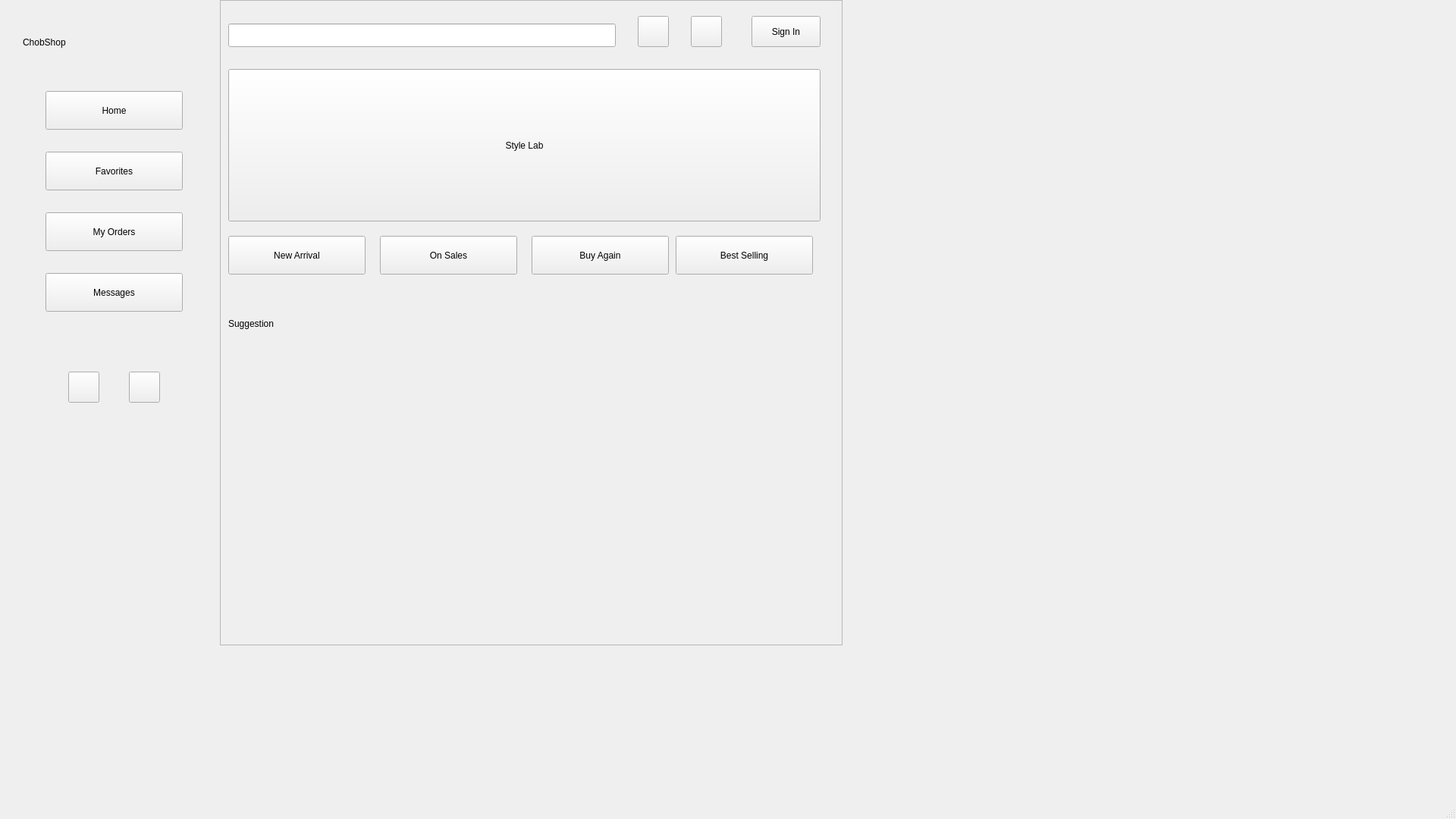
<?xml version="1.0" encoding="UTF-8"?>
<ui version="4.0">
 <class>MainWindow</class>
 <widget class="QMainWindow" name="MainWindow">
  <property name="geometry">
   <rect>
    <x>0</x>
    <y>0</y>
    <width>1920</width>
    <height>1080</height>
   </rect>
  </property>
  <property name="windowTitle">
   <string>MainWindow</string>
  </property>
  <widget class="QWidget" name="centralwidget">
   <widget class="QWidget" name="menu" native="true">
    <property name="geometry">
     <rect>
      <x>0</x>
      <y>0</y>
      <width>291</width>
      <height>551</height>
     </rect>
    </property>
    <widget class="QLabel" name="label">
     <property name="geometry">
      <rect>
       <x>30</x>
       <y>30</y>
       <width>231</width>
       <height>51</height>
      </rect>
     </property>
     <property name="text">
      <string>ChobShop</string>
     </property>
    </widget>
    <widget class="QPushButton" name="homebutton">
     <property name="geometry">
      <rect>
       <x>60</x>
       <y>120</y>
       <width>181</width>
       <height>51</height>
      </rect>
     </property>
     <property name="text">
      <string>Home</string>
     </property>
    </widget>
    <widget class="QPushButton" name="favbutton">
     <property name="geometry">
      <rect>
       <x>60</x>
       <y>200</y>
       <width>181</width>
       <height>51</height>
      </rect>
     </property>
     <property name="text">
      <string>Favorites</string>
     </property>
    </widget>
    <widget class="QPushButton" name="orderbutton">
     <property name="geometry">
      <rect>
       <x>60</x>
       <y>280</y>
       <width>181</width>
       <height>51</height>
      </rect>
     </property>
     <property name="text">
      <string>My Orders</string>
     </property>
    </widget>
    <widget class="QPushButton" name="messbutton">
     <property name="geometry">
      <rect>
       <x>60</x>
       <y>360</y>
       <width>181</width>
       <height>51</height>
      </rect>
     </property>
     <property name="text">
      <string>Messages</string>
     </property>
    </widget>
    <widget class="QPushButton" name="settingsbutton">
     <property name="geometry">
      <rect>
       <x>90</x>
       <y>490</y>
       <width>41</width>
       <height>41</height>
      </rect>
     </property>
     <property name="text">
      <string/>
     </property>
    </widget>
    <widget class="QPushButton" name="exitbutton">
     <property name="geometry">
      <rect>
       <x>170</x>
       <y>490</y>
       <width>41</width>
       <height>41</height>
      </rect>
     </property>
     <property name="text">
      <string/>
     </property>
    </widget>
   </widget>
   <widget class="QWidget" name="main" native="true">
    <property name="geometry">
     <rect>
      <x>290</x>
      <y>0</y>
      <width>821</width>
      <height>851</height>
     </rect>
    </property>
    <layout class="QVBoxLayout" name="verticalLayout">
     <item>
      <widget class="QScrollArea" name="scrollarea">
       <property name="minimumSize">
        <size>
         <width>0</width>
         <height>0</height>
        </size>
       </property>
       <property name="widgetResizable">
        <bool>true</bool>
       </property>
       <widget class="QWidget" name="scrollAreaWidgetContents">
        <property name="geometry">
         <rect>
          <x>0</x>
          <y>0</y>
          <width>801</width>
          <height>831</height>
         </rect>
        </property>
        <widget class="QLineEdit" name="search">
         <property name="geometry">
          <rect>
           <x>10</x>
           <y>30</y>
           <width>511</width>
           <height>31</height>
          </rect>
         </property>
        </widget>
        <widget class="QPushButton" name="signinsignoutbutton">
         <property name="geometry">
          <rect>
           <x>700</x>
           <y>20</y>
           <width>91</width>
           <height>41</height>
          </rect>
         </property>
         <property name="text">
          <string>Sign In</string>
         </property>
        </widget>
        <widget class="QPushButton" name="profilebutton">
         <property name="geometry">
          <rect>
           <x>620</x>
           <y>20</y>
           <width>41</width>
           <height>41</height>
          </rect>
         </property>
         <property name="text">
          <string/>
         </property>
        </widget>
        <widget class="QPushButton" name="cartbutton">
         <property name="geometry">
          <rect>
           <x>550</x>
           <y>20</y>
           <width>41</width>
           <height>41</height>
          </rect>
         </property>
         <property name="text">
          <string/>
         </property>
        </widget>
        <widget class="QPushButton" name="stylelabbutton">
         <property name="geometry">
          <rect>
           <x>10</x>
           <y>90</y>
           <width>781</width>
           <height>201</height>
          </rect>
         </property>
         <property name="text">
          <string>Style Lab</string>
         </property>
        </widget>
        <widget class="QPushButton" name="newarrivalbutton">
         <property name="geometry">
          <rect>
           <x>10</x>
           <y>310</y>
           <width>181</width>
           <height>51</height>
          </rect>
         </property>
         <property name="text">
          <string>New Arrival</string>
         </property>
        </widget>
        <widget class="QPushButton" name="onsalebutton">
         <property name="geometry">
          <rect>
           <x>210</x>
           <y>310</y>
           <width>181</width>
           <height>51</height>
          </rect>
         </property>
         <property name="text">
          <string>On Sales</string>
         </property>
        </widget>
        <widget class="QPushButton" name="bestsellbutton">
         <property name="geometry">
          <rect>
           <x>600</x>
           <y>310</y>
           <width>181</width>
           <height>51</height>
          </rect>
         </property>
         <property name="text">
          <string>Best Selling</string>
         </property>
        </widget>
        <widget class="QPushButton" name="buyagainbutton">
         <property name="geometry">
          <rect>
           <x>410</x>
           <y>310</y>
           <width>181</width>
           <height>51</height>
          </rect>
         </property>
         <property name="text">
          <string>Buy Again</string>
         </property>
        </widget>
        <widget class="QLabel" name="suggestlabel">
         <property name="geometry">
          <rect>
           <x>10</x>
           <y>390</y>
           <width>221</width>
           <height>71</height>
          </rect>
         </property>
         <property name="text">
          <string>Suggestion</string>
         </property>
        </widget>
        <widget class="QWidget" name="container1" native="true">
         <property name="geometry">
          <rect>
           <x>10</x>
           <y>500</y>
           <width>171</width>
           <height>161</height>
          </rect>
         </property>
        </widget>
        <widget class="QWidget" name="container2" native="true">
         <property name="geometry">
          <rect>
           <x>310</x>
           <y>500</y>
           <width>171</width>
           <height>161</height>
          </rect>
         </property>
        </widget>
        <widget class="QWidget" name="container3" native="true">
         <property name="geometry">
          <rect>
           <x>610</x>
           <y>500</y>
           <width>171</width>
           <height>161</height>
          </rect>
         </property>
        </widget>
        <widget class="QWidget" name="container4" native="true">
         <property name="geometry">
          <rect>
           <x>10</x>
           <y>670</y>
           <width>171</width>
           <height>161</height>
          </rect>
         </property>
        </widget>
        <widget class="QWidget" name="container5" native="true">
         <property name="geometry">
          <rect>
           <x>310</x>
           <y>680</y>
           <width>171</width>
           <height>161</height>
          </rect>
         </property>
        </widget>
        <widget class="QWidget" name="container6" native="true">
         <property name="geometry">
          <rect>
           <x>610</x>
           <y>680</y>
           <width>171</width>
           <height>161</height>
          </rect>
         </property>
        </widget>
       </widget>
      </widget>
     </item>
    </layout>
   </widget>
  </widget>
  <widget class="QMenuBar" name="menubar">
   <property name="geometry">
    <rect>
     <x>0</x>
     <y>0</y>
     <width>1920</width>
     <height>22</height>
    </rect>
   </property>
  </widget>
  <widget class="QStatusBar" name="statusbar"/>
 </widget>
 <resources/>
 <connections/>
</ui>
